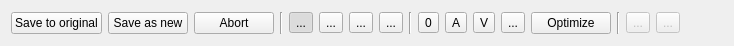
<?xml version="1.0" encoding="UTF-8"?>
<ui version="4.0">
 <class>IScrOptEditLine</class>
 <widget class="QWidget" name="IScrOptEditLine">
  <property name="geometry">
   <rect>
    <x>0</x>
    <y>0</y>
    <width>734</width>
    <height>46</height>
   </rect>
  </property>
  <property name="sizePolicy">
   <sizepolicy hsizetype="Preferred" vsizetype="Maximum">
    <horstretch>0</horstretch>
    <verstretch>0</verstretch>
   </sizepolicy>
  </property>
  <property name="minimumSize">
   <size>
    <width>0</width>
    <height>0</height>
   </size>
  </property>
  <property name="maximumSize">
   <size>
    <width>16777215</width>
    <height>100</height>
   </size>
  </property>
  <property name="windowTitle">
   <string>Form</string>
  </property>
  <layout class="QVBoxLayout" name="verticalLayout">
   <item>
    <layout class="QHBoxLayout" name="horizontalLayout">
     <item>
      <widget class="QPushButton" name="pushSaveOrig">
       <property name="text">
        <string>Save to original</string>
       </property>
      </widget>
     </item>
     <item>
      <widget class="QPushButton" name="pushSaveNew">
       <property name="text">
        <string>Save as new</string>
       </property>
      </widget>
     </item>
     <item>
      <widget class="QPushButton" name="pushAbort">
       <property name="text">
        <string>Abort</string>
       </property>
      </widget>
     </item>
     <item>
      <widget class="Line" name="line">
       <property name="orientation">
        <enum>Qt::Vertical</enum>
       </property>
      </widget>
     </item>
     <item>
      <widget class="QFrame" name="frame">
       <property name="frameShape">
        <enum>QFrame::NoFrame</enum>
       </property>
       <property name="frameShadow">
        <enum>QFrame::Raised</enum>
       </property>
       <layout class="QHBoxLayout" name="horizontalLayout_2">
        <property name="leftMargin">
         <number>0</number>
        </property>
        <property name="topMargin">
         <number>0</number>
        </property>
        <property name="rightMargin">
         <number>0</number>
        </property>
        <property name="bottomMargin">
         <number>0</number>
        </property>
        <item>
         <widget class="QToolButton" name="toolMovePoint">
          <property name="toolTip">
           <string>Move points. (Ctrl+M)</string>
          </property>
          <property name="text">
           <string>...</string>
          </property>
          <property name="icon">
           <iconset resource="../../resources.qrc">
            <normaloff>:/icons/32x32/PointMove.png</normaloff>:/icons/32x32/PointMove.png</iconset>
          </property>
          <property name="shortcut">
           <string>Ctrl+M</string>
          </property>
          <property name="checkable">
           <bool>true</bool>
          </property>
          <property name="checked">
           <bool>true</bool>
          </property>
          <property name="autoExclusive">
           <bool>true</bool>
          </property>
         </widget>
        </item>
        <item>
         <widget class="QToolButton" name="toolAddPoint">
          <property name="toolTip">
           <string>Add new points. (Ctrl++)</string>
          </property>
          <property name="text">
           <string>...</string>
          </property>
          <property name="icon">
           <iconset resource="../../resources.qrc">
            <normaloff>:/icons/32x32/PointAdd.png</normaloff>:/icons/32x32/PointAdd.png</iconset>
          </property>
          <property name="shortcut">
           <string>Ctrl++</string>
          </property>
          <property name="checkable">
           <bool>true</bool>
          </property>
          <property name="autoExclusive">
           <bool>true</bool>
          </property>
         </widget>
        </item>
        <item>
         <widget class="QToolButton" name="toolSelectRange">
          <property name="toolTip">
           <string>Select a range of points. (Ctrl+R)</string>
          </property>
          <property name="text">
           <string>...</string>
          </property>
          <property name="icon">
           <iconset resource="../../resources.qrc">
            <normaloff>:/icons/32x32/SelectRange.png</normaloff>:/icons/32x32/SelectRange.png</iconset>
          </property>
          <property name="shortcut">
           <string>Ctrl+R</string>
          </property>
          <property name="checkable">
           <bool>true</bool>
          </property>
          <property name="autoExclusive">
           <bool>true</bool>
          </property>
         </widget>
        </item>
        <item>
         <widget class="QToolButton" name="toolDeletePoint">
          <property name="toolTip">
           <string>Delete a point. (Ctrl+-)</string>
          </property>
          <property name="text">
           <string>...</string>
          </property>
          <property name="icon">
           <iconset resource="../../resources.qrc">
            <normaloff>:/icons/32x32/PointDel.png</normaloff>:/icons/32x32/PointDel.png</iconset>
          </property>
          <property name="shortcut">
           <string>Ctrl+-</string>
          </property>
          <property name="checkable">
           <bool>true</bool>
          </property>
          <property name="autoExclusive">
           <bool>true</bool>
          </property>
         </widget>
        </item>
       </layout>
      </widget>
     </item>
     <item>
      <widget class="Line" name="line_2">
       <property name="orientation">
        <enum>Qt::Vertical</enum>
       </property>
      </widget>
     </item>
     <item>
      <widget class="QFrame" name="frame_2">
       <property name="frameShape">
        <enum>QFrame::NoFrame</enum>
       </property>
       <property name="frameShadow">
        <enum>QFrame::Raised</enum>
       </property>
       <layout class="QHBoxLayout" name="horizontalLayout_3">
        <property name="leftMargin">
         <number>0</number>
        </property>
        <property name="topMargin">
         <number>0</number>
        </property>
        <property name="rightMargin">
         <number>0</number>
        </property>
        <property name="bottomMargin">
         <number>0</number>
        </property>
        <item>
         <widget class="QToolButton" name="toolNoRoute">
          <property name="toolTip">
           <string>No auto-routing or line snapping (Key: O)</string>
          </property>
          <property name="text">
           <string>0</string>
          </property>
          <property name="icon">
           <iconset resource="../../resources.qrc">
            <normaloff>:/icons/32x32/O.png</normaloff>:/icons/32x32/O.png</iconset>
          </property>
          <property name="shortcut">
           <string>O</string>
          </property>
          <property name="checkable">
           <bool>true</bool>
          </property>
          <property name="autoExclusive">
           <bool>true</bool>
          </property>
         </widget>
        </item>
        <item>
         <widget class="QToolButton" name="toolAutoRoute">
          <property name="toolTip">
           <string>Use auto-routing to between points. (Key: A)</string>
          </property>
          <property name="text">
           <string>A</string>
          </property>
          <property name="icon">
           <iconset resource="../../resources.qrc">
            <normaloff>:/icons/32x32/A.png</normaloff>:/icons/32x32/A.png</iconset>
          </property>
          <property name="shortcut">
           <string>A</string>
          </property>
          <property name="checkable">
           <bool>true</bool>
          </property>
          <property name="autoExclusive">
           <bool>true</bool>
          </property>
         </widget>
        </item>
        <item>
         <widget class="QToolButton" name="toolVectorRoute">
          <property name="toolTip">
           <string>Snap line along lines of a vector map. (Key: V)</string>
          </property>
          <property name="text">
           <string>V</string>
          </property>
          <property name="icon">
           <iconset resource="../../resources.qrc">
            <normaloff>:/icons/32x32/V.png</normaloff>:/icons/32x32/V.png</iconset>
          </property>
          <property name="shortcut">
           <string>V</string>
          </property>
          <property name="checkable">
           <bool>true</bool>
          </property>
          <property name="autoExclusive">
           <bool>true</bool>
          </property>
         </widget>
        </item>
        <item>
         <widget class="QToolButton" name="toolTrackRoute">
          <property name="toolTip">
           <string>Connect points with a line from a loaded track if possible. (Key: T)</string>
          </property>
          <property name="text">
           <string>...</string>
          </property>
          <property name="icon">
           <iconset resource="../../resources.qrc">
            <normaloff>:/icons/32x32/T.png</normaloff>:/icons/32x32/T.png</iconset>
          </property>
          <property name="shortcut">
           <string>T</string>
          </property>
          <property name="checkable">
           <bool>true</bool>
          </property>
          <property name="autoExclusive">
           <bool>true</bool>
          </property>
         </widget>
        </item>
       </layout>
      </widget>
     </item>
     <item>
      <widget class="QPushButton" name="pushOptimize">
       <property name="text">
        <string>Optimize</string>
       </property>
      </widget>
     </item>
     <item>
      <widget class="Line" name="line_3">
       <property name="orientation">
        <enum>Qt::Vertical</enum>
       </property>
      </widget>
     </item>
     <item>
      <widget class="QToolButton" name="toolUndo">
       <property name="enabled">
        <bool>false</bool>
       </property>
       <property name="toolTip">
        <string>Undo last change</string>
       </property>
       <property name="text">
        <string>...</string>
       </property>
       <property name="icon">
        <iconset resource="../../resources.qrc">
         <normaloff>:/icons/32x32/Undo.png</normaloff>:/icons/32x32/Undo.png</iconset>
       </property>
      </widget>
     </item>
     <item>
      <widget class="QToolButton" name="toolRedo">
       <property name="enabled">
        <bool>false</bool>
       </property>
       <property name="toolTip">
        <string>Redo last change</string>
       </property>
       <property name="text">
        <string>...</string>
       </property>
       <property name="icon">
        <iconset resource="../../resources.qrc">
         <normaloff>:/icons/32x32/Redo.png</normaloff>:/icons/32x32/Redo.png</iconset>
       </property>
      </widget>
     </item>
     <item>
      <spacer name="horizontalSpacer">
       <property name="orientation">
        <enum>Qt::Horizontal</enum>
       </property>
       <property name="sizeHint" stdset="0">
        <size>
         <width>40</width>
         <height>20</height>
        </size>
       </property>
      </spacer>
     </item>
    </layout>
   </item>
  </layout>
 </widget>
 <resources>
  <include location="../../resources.qrc"/>
 </resources>
 <connections/>
</ui>
